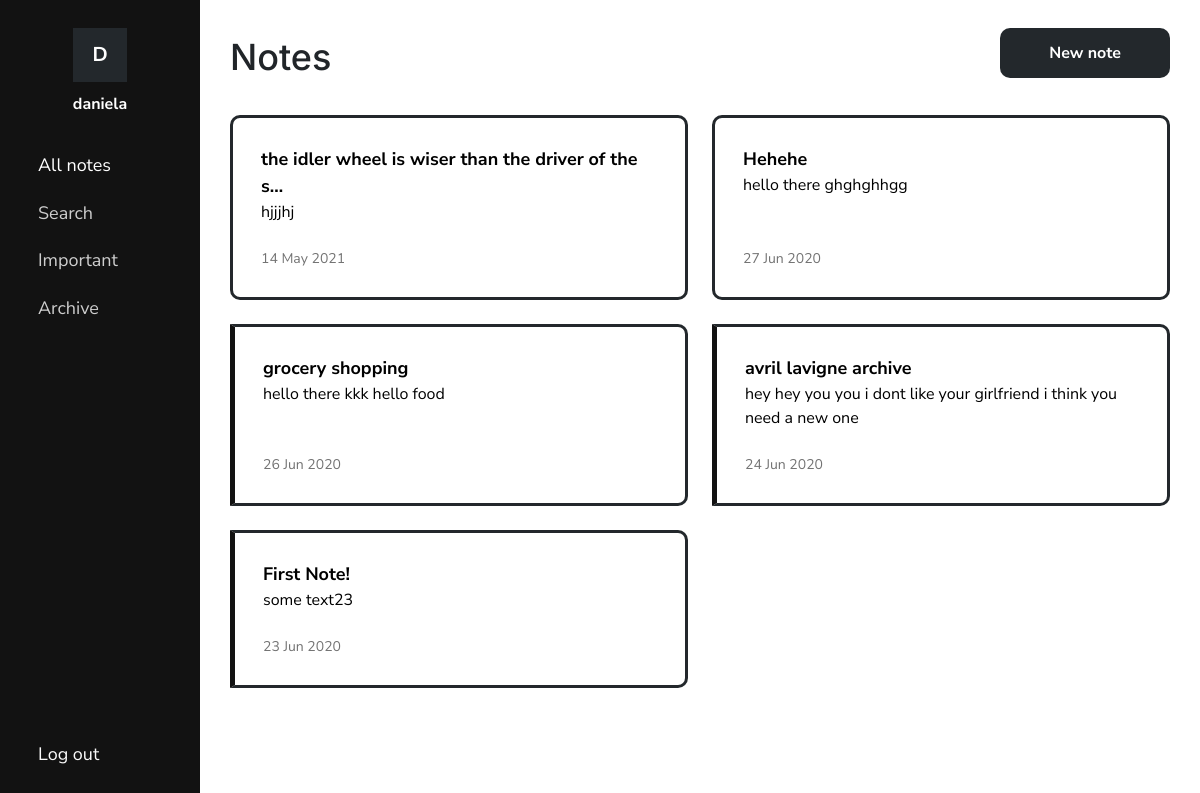
/notes/ (signed in), run on an earlier commit of the app's database.
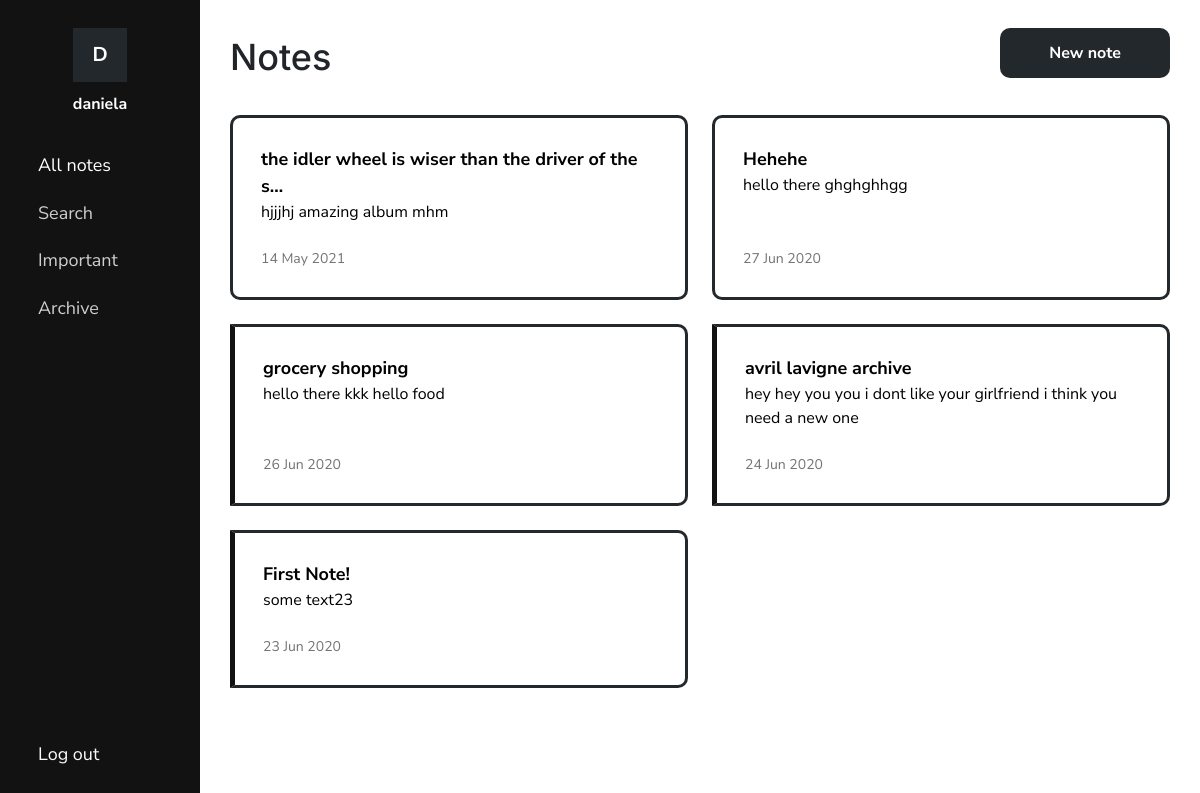
And on a later commit of the database.
### notes/models.py (models this page shows, shortened)
class Note(models.Model):
    title = models.TextField(max_length=100)
    text = HTMLField(blank=True)
    date = models.DateTimeField(auto_now_add=True)
    important = models.BooleanField(default=False)
    archive = models.BooleanField(default=False)
    user = models.ForeignKey(User, on_delete=models.CASCADE)

### notes/views.py (the view)
# urls.py: path('notes/', views.notes, name='notes'),
def notes(request):
    usernotes = Note.objects.filter(user=request.user, archive=False).order_by('-date')
    active = 'noteLink'
    return render(request, 'notes/notes.html', {'notes': usernotes, 'active': active})

### notes/templates/notes/notes.html (shortened to what this page needs)
{% load static %}
<!DOCTYPE html>
<html>
<head>
    <link rel="stylesheet" href="https://stackpath.bootstrapcdn.com/bootstrap/4.5.0/css/bootstrap.min.css">
    <link rel="stylesheet" href="https://cdnjs.cloudflare.com/ajax/libs/material-design-icons/3.0.1/iconfont/material-icons.min.css">
    <link rel="stylesheet" type="text/css" href="{% static 'notes/style.css' %}">
    <link rel="stylesheet" type="text/css" href="{% static 'notes/notes.css' %}">
</head>
<body>
    <div class="container-fluid">
        <div class="row" id="mainRow">
            {% include "notes/navbar.html" %}
            <div class="col-sm-9 col-md-10 col-lg-10" id="content">
                <div class="container">
                    <div>
                        <h1>Notes</h1>
                        <a href="{% url 'add' %}" class="btn">New note</a>
                    </div>
                    {% if notes %}
                    <div id="notes">
                        <ul>
                            {% for note in notes %}
                            <li class="note {% if note.important %} important{% endif %}">
                                <a href="{% url 'note' note.id %}">
                                    <div class="note-info">
                                        <div class="note-content">
                                            <div class="medium-text"><b>{{ note.title|truncatechars:50 }}</b></div>
                                            {% if note.text %}
                                            <div class="note-text">{{ note.text|striptags|truncatechars:150 }}</div>
                                            {% endif %}
                                        </div>
                                        <div class="date">{{ note.date|date:'d M Y' }}</div>
                                    </div>
                                </a>
                            </li>
                            {% endfor %}
                        </ul>
                    </div>
                    {% else %}
                    <div id="noNotes">
                        <p class="text-center medium-text">You don't have any notes. <a href="{% url 'add' %}">Create a new note.</a></p>
                    </div>
                    {% endif %}
                </div>
            </div>
        </div>
    </div>
</body>
</html>

What changed in the data, as far as the page shows it:
changed Note "the idler wheel is wiser than the driver of the s…": text "hjjjhj" → "hjjjhj amazing album mhm"
